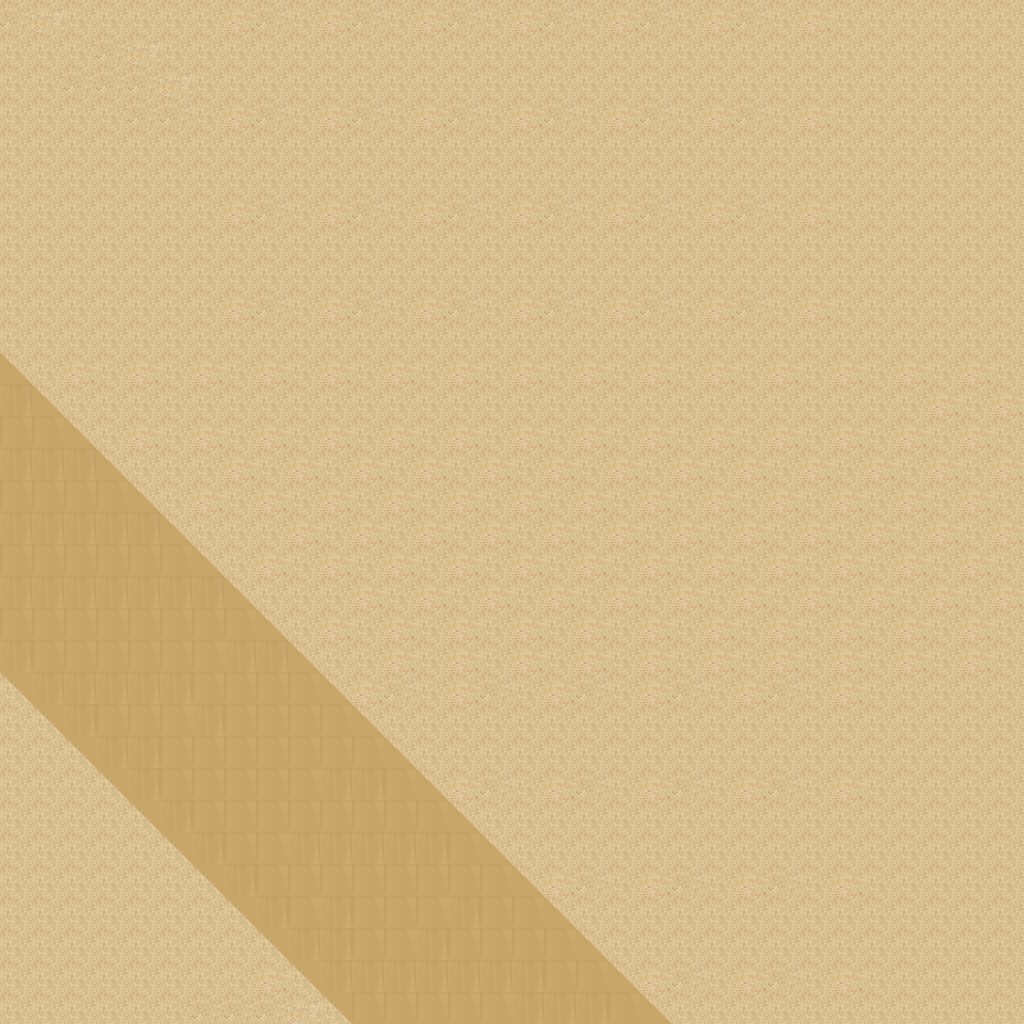

Tiled map render using the project's own tile images. Description and the map definition, with tile-layer contents summarised, below:
An orthogonal 32x32 tile map with 32x32 px tiles, 1 tile layer (Tile Layer 1).

<map version="1.0" orientation="orthogonal" renderorder="right-down" width="32" height="32" tilewidth="32" tileheight="32" nextobjectid="1">
 <tileset firstgid="1" name="desert_5" tilewidth="32" tileheight="32" tilecount="48">
  <image source="../Images/map/desert_5.png" width="256" height="192" />
 </tileset>
 <layer name="Tile Layer 1" width="32" height="32">
  <data>[1024 cells, 1024 non-empty, 18 distinct tile ids]</data>
 </layer>
</map>
